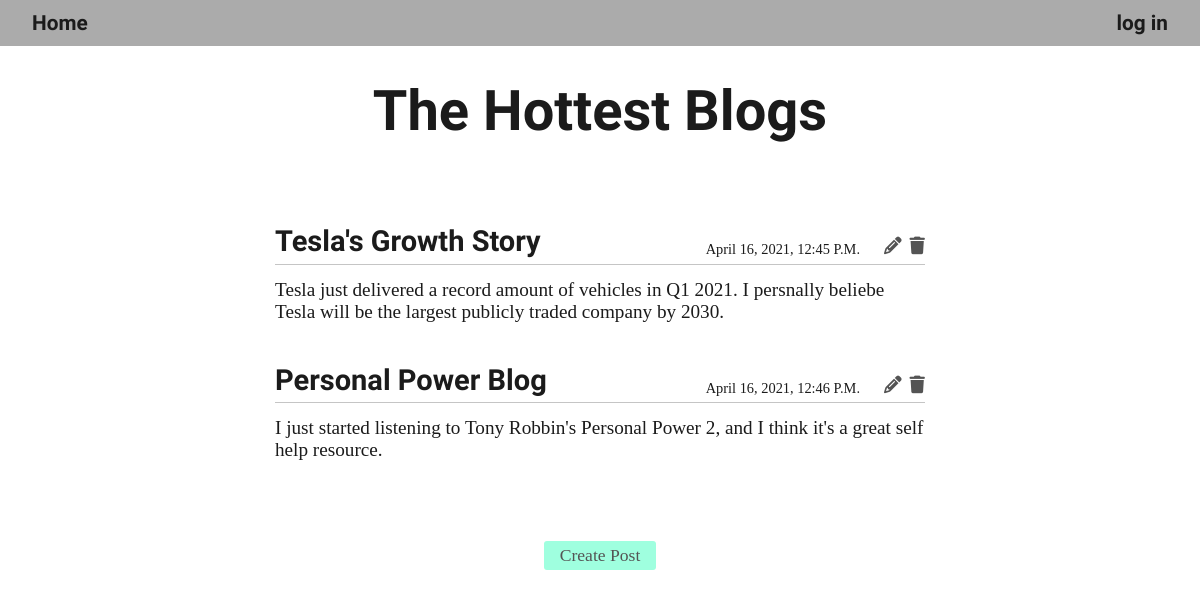
The app's page /, older data.
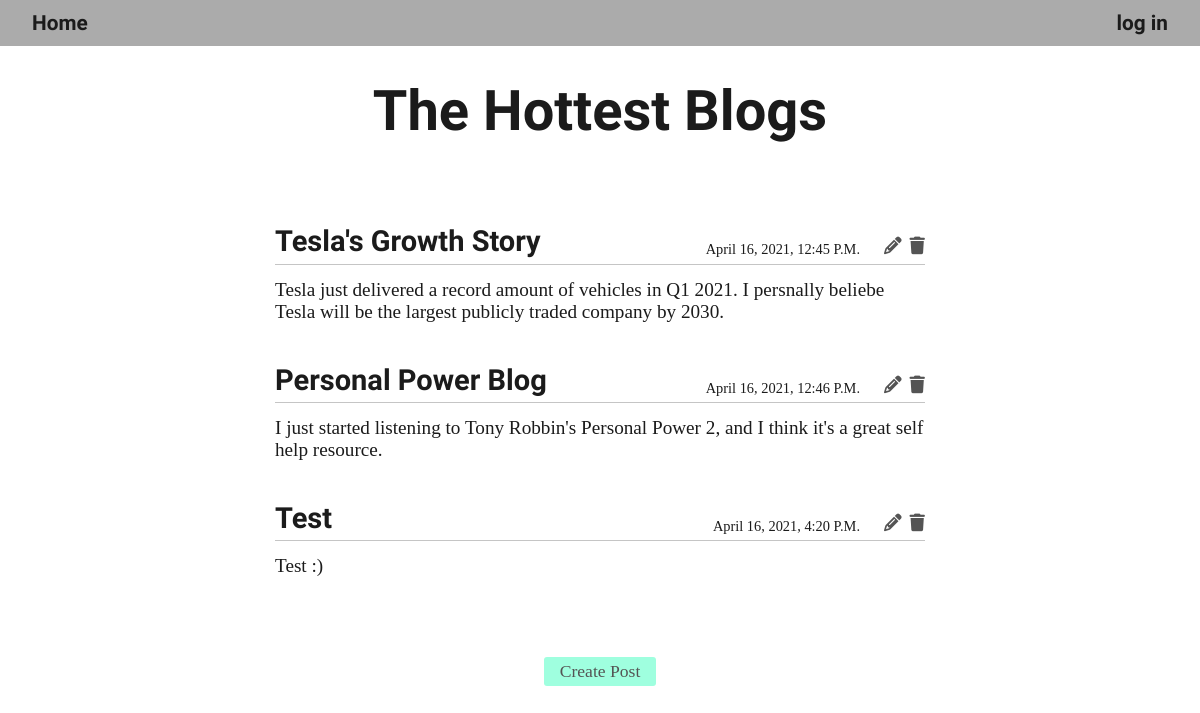
The same page, newer data.
### blogs/models.py (models this page shows)
class BlogPost(models.Model):
    title = models.CharField(max_length=50)
    text = models.TextField(max_length=300)
    date_added = models.DateTimeField(auto_now_add=True)
    def __str__(self):
        return self.title

### blogs/views.py (the view)
# urls.py: path('', views.index, name='index'),
def index(request):
    blog_posts = BlogPost.objects.order_by('date_added')
    context = {'blog_posts': blog_posts}
    return render(request, 'blogs/index.html', context)

### templates/blogs/index.html (shortened to what this page needs)
{% extends 'base.html' %}
{% block content %}
    <div class="title-container">
        <h1>The Hottest Blogs</h1>
    </div>
    <div class="blog-items-container">
        {% for blog_post in blog_posts %}
        <div class="blog-item-container">
            <div class="blog-item-header">
                <div class="blog-header-right">
                    <h3>{{ blog_post }}</h3>
                    <p class="blog-timestamp">{{ blog_post.date_added }}</p>
                </div>
                <div class="blog-header-left">
                    <a href="{% url 'blogs:edit_blog' blog_post.id %}"><i class="fas fa-pencil-alt edit"></i></a>
                    <a href="{% url 'blogs:delete_blog' blog_post.id %}"><i class="fas fa-trash delete"></i></a>
                </div>
            </div>
            <div class="blog-item-text">
                {{ blog_post.text }}
            </div>
        </div>
        {% empty %}
            <h3>No posts have been posted yet.</h3>
        {% endfor %}
    </div>
    <div class="blog-items-footer">
        <a href="{% url 'blogs:new_blog' %}" class="btn">Create post</a>
    </div>
{% endblock content %}

Row changes from the older to the newer data that the page shows:
added BlogPost: title "Test", date_added "April 16, 2021, 4:20 P.m.", text "Test :)"
